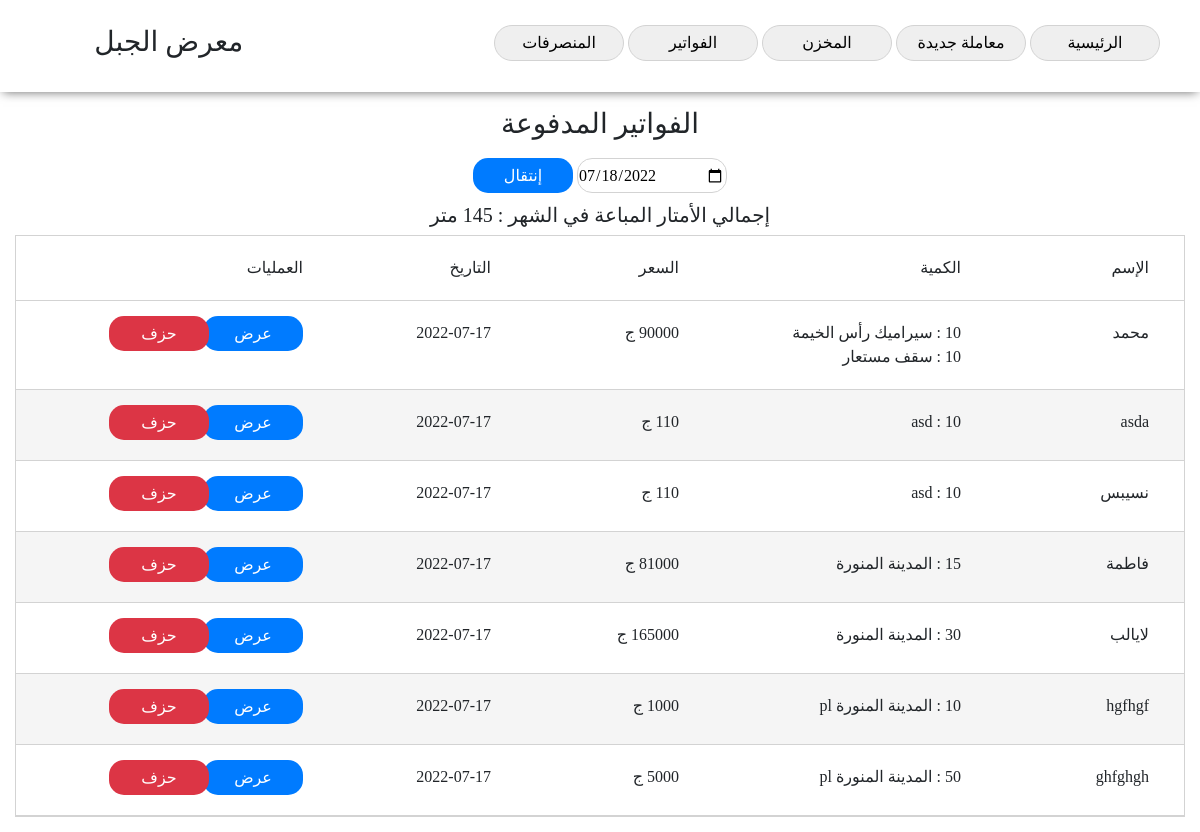
Screenshot of /paid (signed in) with the database file from the repository.
### model.py (models this page shows)
class Pill(Model):
	customerName = CharField()
	data = JSONField()
	price = IntegerField()
	month = CharField()
	year = CharField()
	comment = CharField()
	date = CharField()
	status = BooleanField(default=False)
	class Meta:
		database = db

### app.py (the view)
@app.route('/paid', methods = ['GET', 'POST'])
def paid():
	if not isLogedIn():
		return redirect(url_for('index'))
	datentime = str(dt.datetime.now())[0:10]
	year = str(dt.datetime.now())[0:4]
	month = str(dt.datetime.now())[5:7]
	if request.method == 'POST':
		datentime = request.form['datentime']
		year = datentime[0:4]
		month = datentime[5:7]
	paidPills = Pill.select().where((Pill.month == month) & (Pill.year == year) & (Pill.status == True))
	return render_template('paid.html', pills=paidPills, datentime = datentime)

### app.py (called while the page is built)
def isLogedIn():
	try:
		cookie = session['session']
		print(cookie)
		if int(cookie) > 0:
			return True
		else:
			return False
	except:
		return False

### model.py (called while the page is built)
	def python_value(self, value):
		if value is not None:
			return json.loads(value)

### templates/paid.html (shortened to what this page needs)
<!DOCTYPE html>
<html>
<head>
	<link rel="stylesheet" type="text/css" href="/static/css/bootstrap.css">
	<link rel="stylesheet" type="text/css" href="/static/css/fontello.css">
	<link rel="stylesheet" type="text/css" href="/static/css/style.css">
</head>
<body>
	<center>
		<nav class="shadow row">
			<div class="col-9" style="text-align: right;">
				<button
					onclick="location.href='/home'">الرئيسية</button>
				<button
					onclick="location.href='/deal'"
					>معاملة جديدة</button>
				<button
					onclick="location.href='/store'"
					>المخزن</button>
				<button
					onclick="location.href='/pills'"
					>الفواتير</button>
				<button
					onclick="location.href='/cuts'"
					>المنصرفات</button>
			</div>
			<div class="col-3">
				<h3>معرض الجبل</h3>
			</div>
		</nav>
		<div class="store_container">
			<div>
				<h3>الفواتير  المدفوعة</h3>
			</div>
			<div class="pills_filtering_form">
				<form action="/paid" method="POST">
					<div class="pills_filtering_form_input">
						<input type="date" id="dateselector" value="{{ datentime }}" name="datentime">
						<button>إنتقال</button>
					</div>
				</form>
			</div>
			<div>
				<h5>إجمالي الأمتار المباعة في الشهر : <i id="totalMount"></i> متر</h5>
			</div>
			<div class="cuts_container">
			<div class="registerd_pills_container">
				<div class="row registerd_pill_header">
					<div class="col-2">الإسم</div>
					<div class="col-3">الكمية</div>
					<div class="col-2">السعر</div>
					<div class="col-2">التاريخ</div>
					<div class="col-3">
						العمليات
					</div>
				</div>
				{% if pills %}
				{% for pill in pills %}
				<div class="row registerd_pill">
					<div class="col-2">{{ pill.customerName }}</div>
					<div class="col-3">
						{% for pro in pill.data %}
							<div><i id="mount">{{ pro.mount }}</i> : {{ pro.name }}</div>
						{% endfor %}
					</div>
					<div class="col-2">{{ pill.price }} ج</div>
					<div class="col-2">{{ pill.date }}</div>
					<div class="col-1">
						<button onclick="showpill({{ pill.id }})">عرض</button>
					</div>
					<div class="col-1">
						<button onclick="deletePill({{ pill.id }})" style="background-color: var(--danger)">حزف</button>
					</div>
				</div>
				{% endfor %}
				{% else %}
				<h3>لا توجد فواتير</h3>
				{% endif %}
			</div>
		</div>
	</center>
</body>
</html>

### static/css/style.css (style rules this page uses)
body { direction: rtl; font-family: 'Cairo'; min-width: 1000px; cursor: default; }
input { outline: none; }
button { cursor: pointer; }
i { font-style: normal; }
.row { width: 100%; }
.shadow { box-shadow: 0px 3px 10px -3px dimgray; }
nav { padding: 25px }
nav button { border: solid lightgray 1px; padding: 5px; width: 130px; border-radius: 25px; }
.store_container { padding: 15px; }
.registerd_pills_container { border: solid lightgray 1px; }
.registerd_pill { padding: 20px; text-align: right; }
.registerd_pill button { width: 100px; height: 100%; background-color: var(--primary); border: none; border-radius: 15px; height: 35px; color: white; margin-top: -5px; }
.registerd_pill_header { padding: 20px; text-align: right; }
.pills_filtering_form_input { display: inline-block; margin: 10px; margin-left: 25px; margin-right: 25px; }
.pills_filtering_form_input input { width: 100px; }
.pills_filtering_form_input button { width: 100px; height: 35px; border: none; background-color: var(--primary); color: white; border-radius: 15px; }
.registerd_pill:nth-child(odd) { background-color: whitesmoke; }
.registerd_pill:nth-child(even) { border-top: solid lightgray 1px; border-bottom: solid lightgray 1px; }
#dateselector { display: inline-block; height: 35px; border: solid lightgray 1px; border-radius: 15px; width: 150px; }

### rows the page displays
Pill: customerName "محمد", mount "10" "10", name "سيراميك رأس الخيمة" "سقف مستعار", price "90000", date "2022-07-17"
Pill: customerName "asda", mount "10", name "asd", price "110", date "2022-07-17"
Pill: customerName "نسيبس", mount "10", name "asd", price "110", date "2022-07-17"
Pill: customerName "فاطمة", mount "15", name "المدينة المنورة", price "81000", date "2022-07-17"
Pill: customerName "لايالب", mount "30", name "المدينة المنورة", date "2022-07-17"
Pill: customerName "hgfhgf", mount "10", name "المدينة المنورة pl", date "2022-07-17"
Pill: customerName "ghfghgh", mount "50", name "المدينة المنورة pl", date "2022-07-17"
